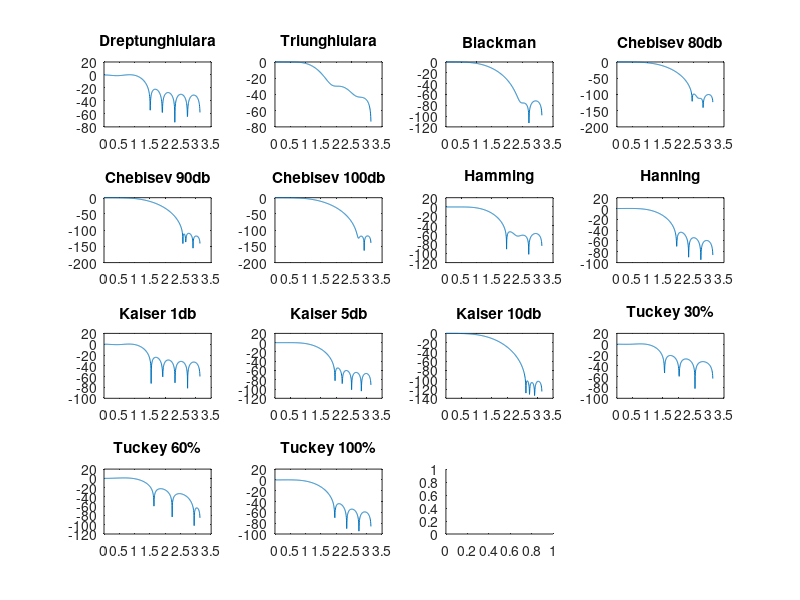

The MATLAB script that drew this image: (Note: this script raises an error after producing the figure.)
%% a1
% Caracteristica in frecventa logaritmica

M = 16;
wc = 0.4; % * pi

figure
subplot(4, 4, 1);
w = boxcar(M);
w = w / sum(w);
h = fir1(M-1, wc, 'low', w);
[W, om] = freqz(h);
plot(om, mag2db(abs(W)));
title("Dreptunghiulara")

subplot(4, 4, 2);
w = triang(M);
w = w / sum(w);
h = fir1(M-1, wc, 'low', w);
[W, om] = freqz(h);
plot(om, mag2db(abs(W)));
title("Triunghiulara")

subplot(4, 4, 3);
w = blackman(M);
w = w / sum(w);
h = fir1(M-1, wc, 'low', w);
[W, om] = freqz(h);
plot(om, mag2db(abs(W)));
title("Blackman")

subplot(4, 4, 4);
w = chebwin(M, 80);
w = w / sum(w);
h = fir1(M-1, wc, 'low', w);
[W, om] = freqz(h);
plot(om, mag2db(abs(W)));
title("Chebisev 80db")

subplot(4, 4, 5);
w = chebwin(M, 90);
w = w / sum(w);
h = fir1(M-1, wc, 'low', w);
[W, om] = freqz(h);
plot(om, mag2db(abs(W)));
title("Chebisev 90db")

subplot(4, 4, 6);
w = chebwin(M, 100);
w = w / sum(w);
h = fir1(M-1, wc, 'low', w);
[W, om] = freqz(h);
plot(om, mag2db(abs(W)));
title("Chebisev 100db")

subplot(4, 4, 7);
w = hamming(M);
w = w / sum(w);
h = fir1(M-1, wc, 'low', w);
[W, om] = freqz(h);
plot(om, mag2db(abs(W)));
title("Hamming")

subplot(4, 4, 8);
w = hanning(M);
w = w / sum(w);
h = fir1(M-1, wc, 'low', w);
[W, om] = freqz(h);
plot(om, mag2db(abs(W)));
title("Hanning")

subplot(4, 4, 9);
w = kaiser(M, 1);
w = w / sum(w);
h = fir1(M-1, wc, 'low', w);
[W, om] = freqz(h);
plot(om, mag2db(abs(W)));
title("Kaiser 1db")

subplot(4, 4, 10);
w = kaiser(M, 5);
w = w / sum(w);
h = fir1(M-1, wc, 'low', w);
[W, om] = freqz(h);
plot(om, mag2db(abs(W)));
title("Kaiser 5db")

subplot(4, 4, 11);
w = kaiser(M, 10);
w = w / sum(w);
h = fir1(M-1, wc, 'low', w);
[W, om] = freqz(h);
plot(om, mag2db(abs(W)));
title("Kaiser 10db")

subplot(4, 4, 12);
w = tukeywin(M, 0.3);
w = w / sum(w);
h = fir1(M-1, wc, 'low', w);
[W, om] = freqz(h);
plot(om, mag2db(abs(W)));
title("Tuckey 30%")

subplot(4, 4, 13);
w = tukeywin(M, 0.6);
w = w / sum(w);
h = fir1(M-1, wc, 'low', w);
[W, om] = freqz(h);
plot(om, mag2db(abs(W)));
title("Tuckey 60%")

subplot(4, 4, 14);
w = tukeywin(M, 1);
w = w / sum(w);
h = fir1(M-1, wc, 'low', w);
[W, om] = freqz(h);
plot(om, mag2db(abs(W)));
title("Tuckey 100%")

subplot(4, 4, 15);
w = lanzcos(M, 0.5);
w = w / sum(w);
h = fir1(M-1, wc, 'low', w);
[W, om] = freqz(h);
plot(om, mag2db(abs(W)));
title("Lanzcos 0.5")

subplot(4, 4, 16);
w = lanzcos(M, 2);
w = w / sum(w);
h = fir1(M-1, wc, 'low', w);
[W, om] = freqz(h);
plot(om, mag2db(abs(W)));
title("Lanzcos 2")


%% a2
% Caracteristica in frecventa adimensionala

M = 16;
wc = 0.4; % * pi

figure
subplot(4, 4, 1);
w = boxcar(M);
w = w / sum(w);
h = fir1(M-1, wc, 'low', w);
[W, om] = freqz(h);
plot(om, abs(W));
title("Dreptunghiulara")

subplot(4, 4, 2);
w = triang(M);
w = w / sum(w);
h = fir1(M-1, wc, 'low', w);
[W, om] = freqz(h);
plot(om, abs(W));
title("Triunghiulara")

subplot(4, 4, 3);
w = blackman(M);
w = w / sum(w);
h = fir1(M-1, wc, 'low', w);
[W, om] = freqz(h);
plot(om, abs(W));
title("Blackman")

subplot(4, 4, 4);
w = chebwin(M, 80);
w = w / sum(w);
h = fir1(M-1, wc, 'low', w);
[W, om] = freqz(h);
plot(om, abs(W));
title("Chebisev 80db")

subplot(4, 4, 5);
w = chebwin(M, 90);
w = w / sum(w);
h = fir1(M-1, wc, 'low', w);
[W, om] = freqz(h);
plot(om, abs(W));
title("Chebisev 90db")

subplot(4, 4, 6);
w = chebwin(M, 100);
w = w / sum(w);
h = fir1(M-1, wc, 'low', w);
[W, om] = freqz(h);
plot(om, abs(W));
title("Chebisev 100db")

subplot(4, 4, 7);
w = hamming(M);
w = w / sum(w);
h = fir1(M-1, wc, 'low', w);
[W, om] = freqz(h);
plot(om, abs(W));
title("Hamming")

subplot(4, 4, 8);
w = hanning(M);
w = w / sum(w);
h = fir1(M-1, wc, 'low', w);
[W, om] = freqz(h);
plot(om, abs(W));
title("Hanning")

subplot(4, 4, 9);
w = kaiser(M, 1);
w = w / sum(w);
h = fir1(M-1, wc, 'low', w);
[W, om] = freqz(h);
plot(om, abs(W));
title("Kaiser 1db")

subplot(4, 4, 10);
w = kaiser(M, 5);
w = w / sum(w);
h = fir1(M-1, wc, 'low', w);
[W, om] = freqz(h);
plot(om, abs(W));
title("Kaiser 5db")

subplot(4, 4, 11);
w = kaiser(M, 10);
w = w / sum(w);
h = fir1(M-1, wc, 'low', w);
[W, om] = freqz(h);
plot(om, abs(W));
title("Kaiser 10db")

subplot(4, 4, 12);
w = tukeywin(M, 0.3);
w = w / sum(w);
h = fir1(M-1, wc, 'low', w);
[W, om] = freqz(h);
plot(om, abs(W));
title("Tuckey 30%")

subplot(4, 4, 13);
w = tukeywin(M, 0.6);
w = w / sum(w);
h = fir1(M-1, wc, 'low', w);
[W, om] = freqz(h);
plot(om, abs(W));
title("Tuckey 60%")

subplot(4, 4, 14);
w = tukeywin(M, 1);
w = w / sum(w);
h = fir1(M-1, wc, 'low', w);
[W, om] = freqz(h);
plot(om, abs(W));
title("Tuckey 100%")

subplot(4, 4, 15);
w = lanzcos(M, 0.5);
w = w / sum(w);
h = fir1(M-1, wc, 'low', w);
[W, om] = freqz(h);
plot(om, abs(W));
title("Lanzcos 0.5")

subplot(4, 4, 16);
w = lanzcos(M, 2);
w = w / sum(w);
h = fir1(M-1, wc, 'low', w);
[W, om] = freqz(h);
plot(om, abs(W));
title("Lanzcos 2")

%% b
wc = 0.4;

figure

subplot(3, 1, 1)
M = 16;
w = blackman(M);
w = w / sum(w);
h = fir1(M-1, wc, 'low', w);
[W, om] = freqz(h);
plot(om, mag2db(abs(W)));
title("Blackman | M = 16")

subplot(3, 1, 2)
M = 24;
w = blackman(M);
w = w / sum(w);
h = fir1(M-1, wc, 'low', w);
[W, om] = freqz(h);
plot(om, mag2db(abs(W)));
title("Blackman | M = 24")

subplot(3, 1, 3)
M = 32;
w = blackman(M);
w = w / sum(w);
h = fir1(M-1, wc, 'low', w);
[W, om] = freqz(h);
plot(om, mag2db(abs(W)));
title("Blackman | M = 32")